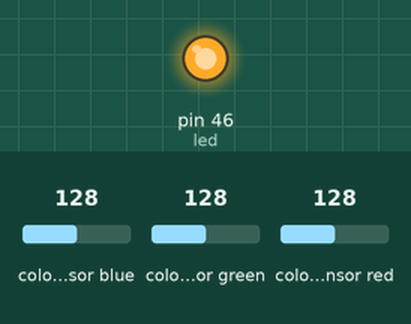
Simulated run of this sketch. Board: Arduino Mega 2560, built with avr-gcc and run on an emulated ATmega2560. Shown: output pins drawn as LEDs (lit = HIGH). Wiring (inferred from the names in the program): TCS3200 colour sensor: output pin 40; S2 pin 42; S3 pin 44; S0 pin 25; S1 pin 48. The test bench sets the inputs (shaded band); at power-on: colour sensor blue 128, colour sensor green 128, colour sensor red 128. Pins used as bus, display or sensor lines are not drawn; what the sketch prints to the serial monitor is not drawn.

Above: at 1.05 s.
Timing chart, 0 to 4.0 s (numbered marks = the images above):
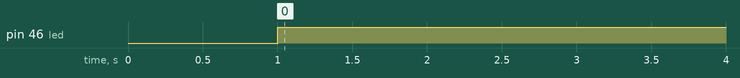

The sketch:

4_TCS3200_Color_Sensor.ino
```cpp
/*Program for Hardware Test
  Trainer MPS Sorting Based Arduino
  Mechatronics Engineering 2nd Generation
  Vocational High School 2 Bojonegoro
*/

#define S0 25
#define S1 48
#define S2 42
#define S3 44
#define led 46
#define tcs_out 40
int frequency = 0;

void setup() {
  Serial.begin(9600);
  pinMode(S0, OUTPUT);
  pinMode(S1, OUTPUT);
  pinMode(S2, OUTPUT);
  pinMode(S3, OUTPUT);
  pinMode(led, OUTPUT);
  pinMode(tcs_out, INPUT);
  Serial.println("Tes Sensor Warna");
  delay(1000);

  digitalWrite(led, LOW);
  digitalWrite(S0, HIGH);
  digitalWrite(S1, LOW);
}

void loop() {
  digitalWrite(led, HIGH);
  digitalWrite(S2, LOW);
  digitalWrite(S3, LOW);
  frequency = pulseIn(tcs_out, LOW);
  int R = frequency;
  Serial.print("R=  ");
  Serial.print(R);
  delay(50);

  digitalWrite(S2, HIGH);
  digitalWrite(S3, HIGH);
  frequency = pulseIn(tcs_out, LOW);
  int G = frequency;
  Serial.print(" G= ");
  Serial.print(G);
  delay(50);

  digitalWrite(S2, LOW);
  digitalWrite(S3, HIGH);
  frequency = pulseIn(tcs_out, LOW);
  int B = frequency;
  Serial.print(" B= ");
  Serial.print(B);
  delay(50);
  digitalWrite(led, LOW);

  if (R < B && B < G) {
    Serial.println("  : Merah");
  }
  if (G < B && B < R) {
    Serial.println("  : Hijau");
  }
  if (B < G && G < R && B < 200) {
    Serial.println("  : Biru");
  }
  if (R > 200 && G > 200 && B > 200) {
    Serial.println("  : Unknown");
  }
}
```

Measured:
- by itself, pin 46 (led): LOW → HIGH at 1.0 s
